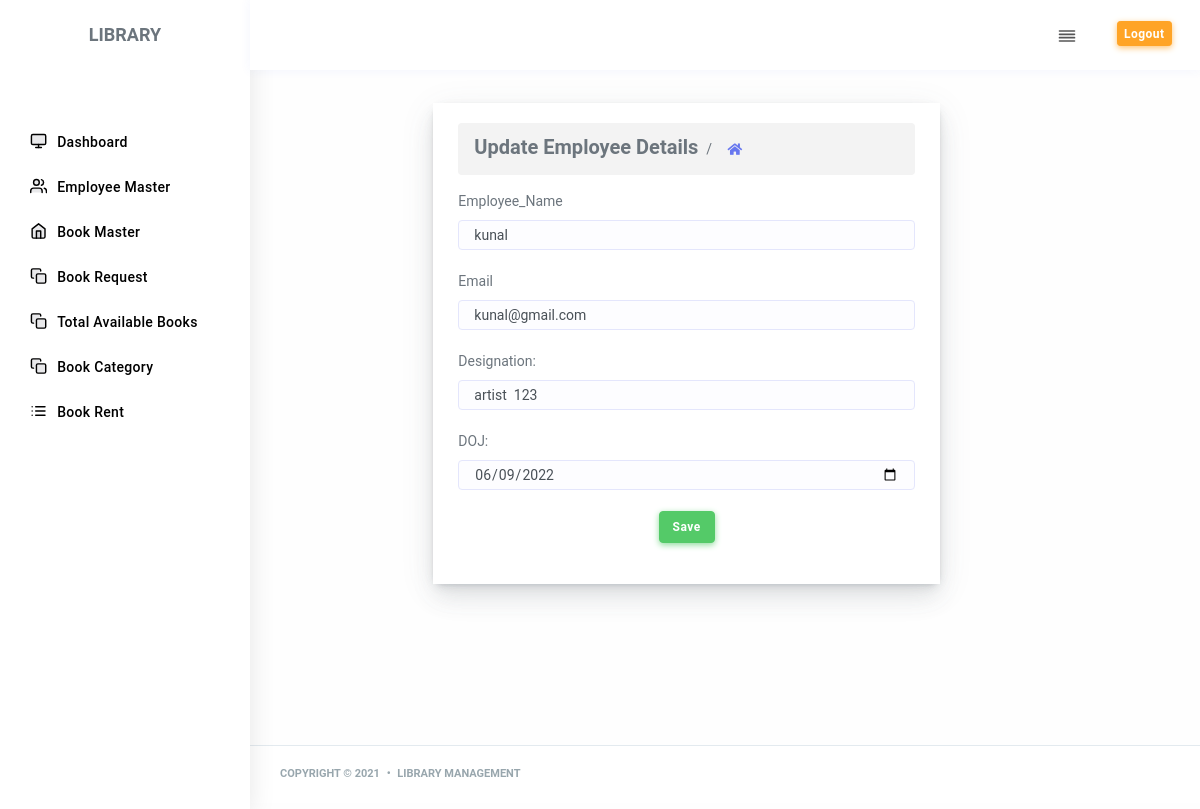
/edit_details/16/, run on the app's committed database.
### library_app/models.py (models this page shows, shortened)
class User(models.Model):
    name=models.CharField(max_length=50)
    email=models.EmailField(max_length=50, null=True, blank=True)
    designation=models.CharField(max_length=50)
    doj=models.DateField(max_length=50)

### library_app/views.py (the view)
# urls.py: re_path('edit_details/(?P<id>[0-9]+)/$', views.edit_details, name='edit_details'),
def edit_details(request, id):
    obj= User.objects.get(id=id)
    return render(request, 'edit.html', {"user_id": id, "obj":obj})

### library_app/templates/edit.html (shortened to what this page needs)
<!DOCTYPE html>
{% include "header.html" %}
<html lang="en">
<head>
</head>
<body style="background-color: #fdfcfc03;">
 <div class="main-content">
        <section class="section">
          <div class="section-body">
            <div class="row">
              <div class="col-lg-2" >
              </div>
				<div class="col-lg-7">
					<div class="card">
						<div class="card-body">
							 <ul class="breadcrumb breadcrumb-style "style="background: #f3f3f3;">
								<li class="breadcrumb-item">
								  <h5 class="page-title m-b-0">Update Employee Details</h5>
								</li>
								<li class="breadcrumb-item">
								  <a href="/dashboard/">
									<i class="fas fa-home"></i></a>
								</li>
								</ul>
                             <form action="" method="get" id='new_user_form' style="margin: 25 px auto"  ; >
								<label for="name">Employee_Name</label>
								<input type="text" id="name" class="form-control" value="{{obj.name}} " name="name" tabindex="1"  required autofocus  placeholder="employee_name" > <br>
								<label for="email">Email</label>
								<input type="email" id="email" class="form-control" value="{{obj.email}} " name="email" tabindex="1" placeholder="Email"><br>
								<label for="designation">Designation:</label>
								<input type="text" id="designation" class="form-control" value="{{obj.designation}} " name="designation" tabindex="1"  required autofocus  placeholder="designation" > <br>
								<label for="doj">DOJ:</label>
								<input type="date" id="doj" class="form-control" value="{{obj.doj | date:'Y-m-d'}}" name="doj" tabindex="1"  required autofocus  placeholder="YYYY-MM-DD format"> <br>
                                <center>
                                  <button type="button" type="submit" class="btn btn-success" value="save" onclick="add_data()" >Save </button>
                                </center>
                           </div>
                       </div>
                   </div>
                </div>
                  </div>
            </div>
          </body>
{% include "footer.html" %}
</html>

### data on the page
User: name "kunal", email "kunal@gmail.com", designation "artist 123", doj "06/09/2022"
